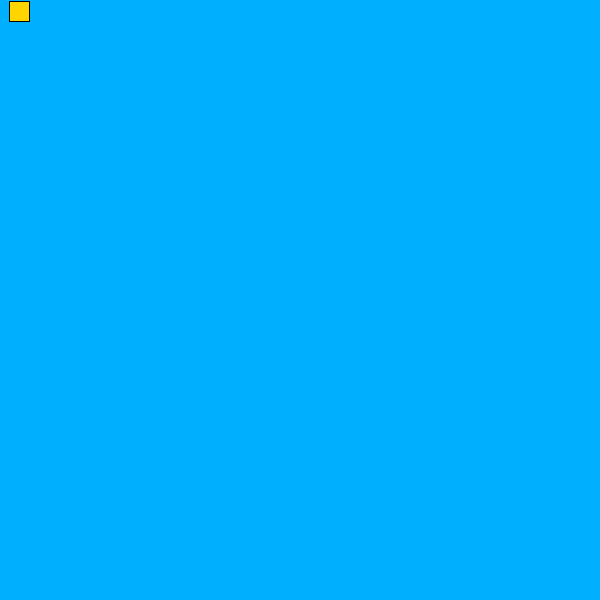
Frame 1 (no input)
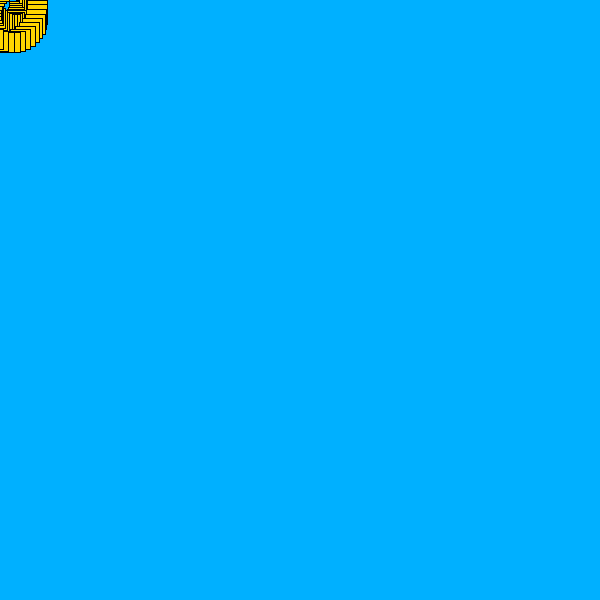
Frame 60 (the mouse pressed at the canvas centre just before this capture)
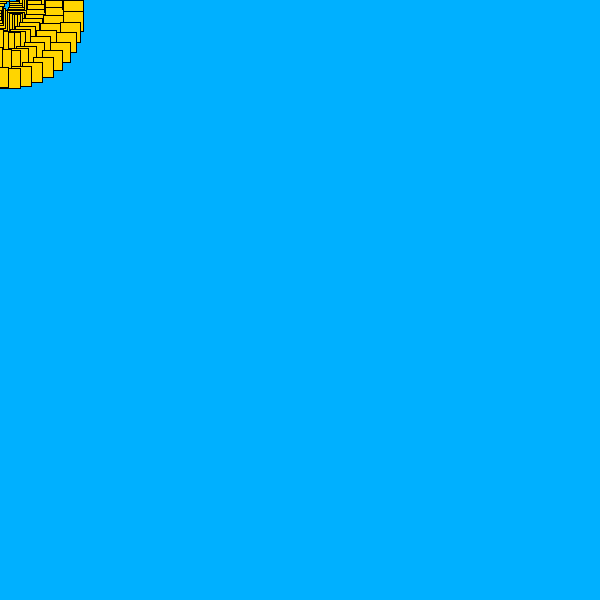
Frame 120 (the mouse held since frame 60 and released just before this capture)

The Processing sketch that drew these frames (run headless with seeded random() and noise(); from frame 60 on, the mouse is pressed at the canvas centre):

// Processing sketch: processing_46223
// ── processing_46223.pde

float x;
float y;
float angle;
float radical;
int direction;


void setup(){
  size(600, 600);
  background (0,176,255);
  angle = 10;
  radical = 20;
  direction = +1;
}

void draw(){
  x = cos(radians(angle)) * radical/2;
  y = sin(radians(angle)) * radical/2;
  fill(255,213,0);
  rect(x,y,20,20);
  angle+= 10;
  radical+=direction;
}
